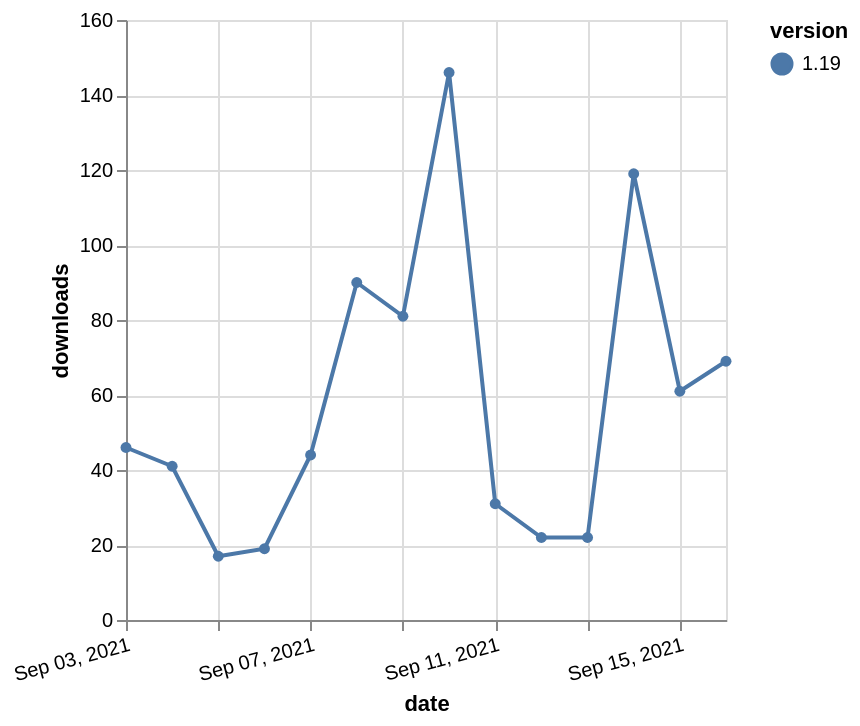

Vega-Lite specification for this chart:
### Vega-Lite specification from a JSON file in a GitHub repository (floating-point values rounded to 4 significant figures)
{"$schema": "https://vega.github.io/schema/vega-lite/v5.json", "description": "A simple bar chart with embedded data.", "data": {"values": [{"date": "2021-09-03", "total": 78692, "delta": 46, "version": "1.19"}, {"date": "2021-09-04", "total": 78733, "delta": 41, "version": "1.19"}, {"date": "2021-09-05", "total": 78750, "delta": 17, "version": "1.19"}, {"date": "2021-09-06", "total": 78769, "delta": 19, "version": "1.19"}, {"date": "2021-09-07", "total": 78813, "delta": 44, "version": "1.19"}, {"date": "2021-09-08", "total": 78903, "delta": 90, "version": "1.19"}, {"date": "2021-09-09", "total": 78984, "delta": 81, "version": "1.19"}, {"date": "2021-09-10", "total": 79130, "delta": 146, "version": "1.19"}, {"date": "2021-09-11", "total": 79161, "delta": 31, "version": "1.19"}, {"date": "2021-09-12", "total": 79183, "delta": 22, "version": "1.19"}, {"date": "2021-09-13", "total": 79205, "delta": 22, "version": "1.19"}, {"date": "2021-09-14", "total": 79324, "delta": 119, "version": "1.19"}, {"date": "2021-09-15", "total": 79385, "delta": 61, "version": "1.19"}, {"date": "2021-09-16", "total": 79454, "delta": 69, "version": "1.19"}]}, "width": "container", "mark": {"type": "line", "point": {"filled": true}}, "encoding": {"x": {"field": "date", "type": "temporal", "timeUnit": "yearmonthdate", "title": "date", "axis": {"labelAngle": -15}}, "y": {"field": "delta", "type": "quantitative", "title": "downloads"}, "color": {"field": "version", "type": "nominal"}, "tooltip": {"field": "delta"}}}
